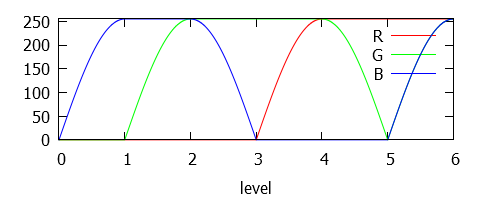

The script that drew this image:
set sample 10000

set xlabel "level"
set ylabel

set xrange[0:6]
set yrange[0:256]

f(x) = 255*sin(x*pi/2)
g(x) = 255*cos(x*pi/2)

plot \
x > 4 ? 255 : x > 3 ? f(x-3) : 0 lc rgb "#FF0000" title "R", \
x > 5 ? f(x-5) : x > 4 ? g(x-4) : x > 2 ? 255 : x > 1 ? f(x-1) : 0 lc rgb "#00FF00" title "G",\
x > 5 ? f(x-5) : x > 3 ? 0 : x > 2 ? g(x-2) : x > 1 ? 255 : f(x) lc rgb "#0000FF" title "B"
